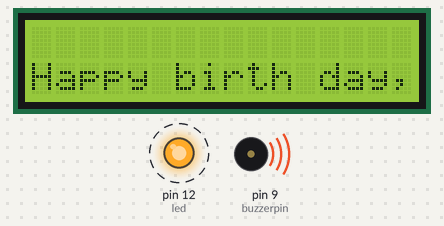
A sketch run on a simulated Arduino Uno, built with avr-gcc and run on an emulated ATmega328P. Shown: 16×2 character LCD, output pins drawn as LEDs (lit = HIGH), buzzer (waves = sounding). Dashed ring = blinking.

Above: at 1.1 s.
At 9.08 s:
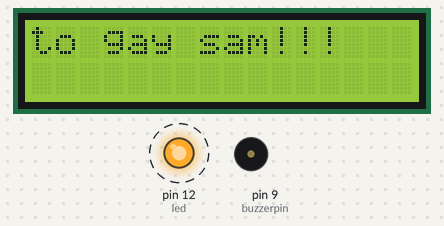
At 17.15 s:
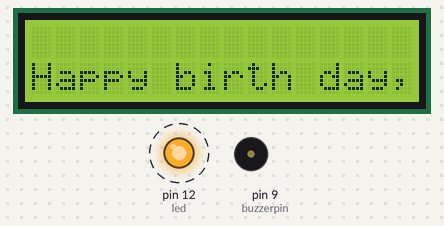
At 35.5 s:
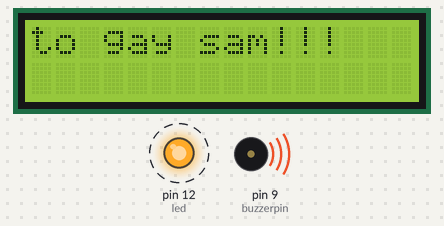
Timing chart, 0 to 40.0 s (numbered marks = the images above):
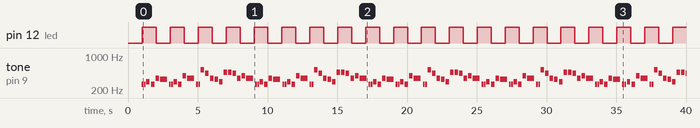

Measured:
- by itself, pin 12 (led): alternates HIGH for 1.0 s and LOW for 1.0 s
- by itself, tone on pin 9 (buzzerpin): plays 262 Hz for 0.13 s, 262 Hz for 0.13 s, 294 Hz for 0.25 s, 262 Hz for 0.25 s, 349 Hz for 0.25 s, 330 Hz for 0.50 s … (122 notes in this stretch)
- what the display in image 0 shows lasts 1.0 s, from 1.0 s to 2.0 s

The sketch:

HAPPY_BIRTHDAY.ino
```cpp
#include <LiquidCrystal_I2C.h>
#include <Thread.h>
#include <ThreadController.h>

LiquidCrystal_I2C lcd(0x27, 16, 2);
int led = 12;

ThreadController all = ThreadController();
Thread music = Thread();
Thread screen = Thread();
Thread light = Thread();


#define NOTE_B0  31
#define NOTE_C1  33
#define NOTE_CS1 35
#define NOTE_D1  37
#define NOTE_DS1 39
#define NOTE_E1  41
#define NOTE_F1  44
#define NOTE_FS1 46
#define NOTE_G1  49
#define NOTE_GS1 52
#define NOTE_A1  55
#define NOTE_AS1 58
#define NOTE_B1  62
#define NOTE_C2  65
#define NOTE_CS2 69
#define NOTE_D2  73
#define NOTE_DS2 78
#define NOTE_E2  82
#define NOTE_F2  87
#define NOTE_FS2 93
#define NOTE_G2  98
#define NOTE_GS2 104
#define NOTE_A2  110
#define NOTE_AS2 117
#define NOTE_B2  123
#define NOTE_C3  131
#define NOTE_CS3 139
#define NOTE_D3  147
#define NOTE_DS3 156
#define NOTE_E3  165
#define NOTE_F3  175
#define NOTE_FS3 185
#define NOTE_G3  196
#define NOTE_GS3 208
#define NOTE_A3  220
#define NOTE_AS3 233
#define NOTE_B3  247
#define NOTE_C4  262
#define NOTE_CS4 277
#define NOTE_D4  294
#define NOTE_DS4 311
#define NOTE_E4  330
#define NOTE_F4  349
#define NOTE_FS4 370
#define NOTE_G4  392
#define NOTE_GS4 415
#define NOTE_A4  440
#define NOTE_AS4 466
#define NOTE_B4  494
#define NOTE_C5  523
#define NOTE_CS5 554
#define NOTE_D5  587
#define NOTE_DS5 622
#define NOTE_E5  659
#define NOTE_F5  698
#define NOTE_FS5 740
#define NOTE_G5  784
#define NOTE_GS5 831
#define NOTE_A5  880
#define NOTE_AS5 932
#define NOTE_B5  988
#define NOTE_C6  1047
#define NOTE_CS6 1109
#define NOTE_D6  1175
#define NOTE_DS6 1245
#define NOTE_E6  1319
#define NOTE_F6  1397
#define NOTE_FS6 1480
#define NOTE_G6  1568
#define NOTE_GS6 1661
#define NOTE_A6  1760
#define NOTE_AS6 1865
#define NOTE_B6  1976
#define NOTE_C7  2093
#define NOTE_CS7 2217
#define NOTE_D7  2349
#define NOTE_DS7 2489
#define NOTE_E7  2637
#define NOTE_F7  2794
#define NOTE_FS7 2960
#define NOTE_G7  3136
#define NOTE_GS7 3322
#define NOTE_A7  3520
#define NOTE_AS7 3729
#define NOTE_B7  3951
#define NOTE_C8  4186
#define NOTE_CS8 4435
#define NOTE_D8  4699
#define NOTE_DS8 4978


int buzzerpin = 9;
// 2, 2, 4, 4, 4, 8, 2, 2, 4, 4, 4, 8, 2, 2, 4, 4, 4, 4, 4, 4, 4, 4, 4, 4, 8

int melody[] = {
  NOTE_C4, NOTE_C4, NOTE_D4, NOTE_C4, NOTE_F4, NOTE_E4, NOTE_C4, NOTE_C4, NOTE_D4, NOTE_C4, NOTE_G4,
  NOTE_F4, NOTE_C4, NOTE_C4, NOTE_C5, NOTE_A4, NOTE_F4, NOTE_E4, NOTE_D4, NOTE_AS4, NOTE_AS4, NOTE_A4, NOTE_F4, NOTE_G4, NOTE_F4
};

int noteDurations[] = {
  8, 8, 4, 4, 4, 2,
  8, 8, 4, 4, 4, 2,
  8, 8, 4, 4, 4, 4, 4, 4, 4, 4, 4, 4, 2
};


void ledf(){
  digitalWrite(led, !digitalRead(led));
}


void buzzerf(){
  static int note = 0;
  int noteDuration = 1000 / noteDurations[note];
  tone(buzzerpin, melody[note], noteDuration);   // tone() with duration doesn't block
  music.setInterval(noteDuration * 1.30);        // wait until next note
  note = (note + 1) % 25;
}

void lcdf(){
  static int step = 0;
  lcd.clear();
  if (step == 0) { lcd.setCursor(0, 1); lcd.print("Happy birth day,"); }
  if (step == 1) { lcd.print("to gay sam!!!"); }
  // step 2 = blank screen
  step = (step + 1) % 3;
}
void setup() {
  // put your setup code here, to run once:
  lcd.init();
  lcd.backlight();
  pinMode(led, OUTPUT);
  // LCD.PRINT(xaxis, yaxis) x doleva, y dolu

  music.onRun(buzzerf);
  music.setInterval(1000);

  screen.onRun(lcdf);
  screen.setInterval(1000);

  light.onRun(ledf);
  light.setInterval(1000);

  all.add(&light);
  all.add(&music);
  all.add(&screen);

}

void loop() {
  // put your main code here, to run repeatedly:
  all.run();


}
```
